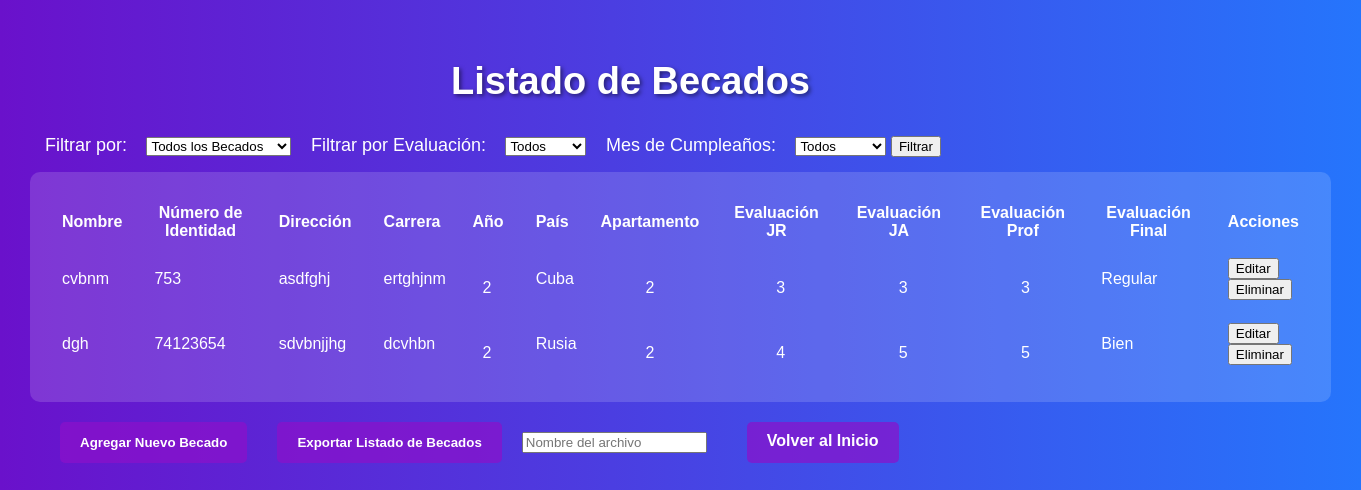
The page /add_becado/ (signed in) on the database as committed earlier.
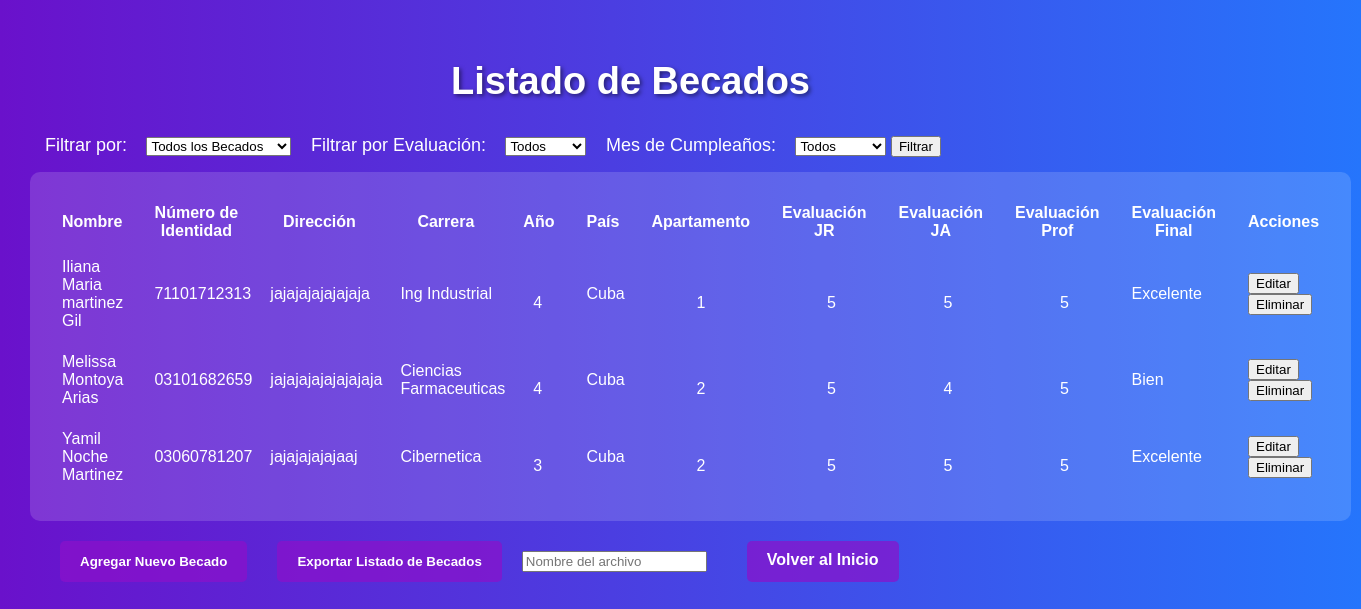
The same page on the database as committed later.
### residencia/models.py (models this page shows, shortened)
class Becado(models.Model):
    apartamento = models.ForeignKey(Apartamento, on_delete=models.CASCADE, related_name='becados')
    nombre = models.CharField(max_length=200, verbose_name="Nombre completo")
    numero_identidad = models.CharField(max_length=11, unique=True, verbose_name="Número de identidad")
    direccion_particular = models.TextField(verbose_name="Dirección Particular")  # Nuevo campo
    año = models.PositiveIntegerField(verbose_name="Año que cursa")
    carrera = models.CharField(max_length=100, verbose_name="Carrera")
    evaluacion_jefe_residencia = models.IntegerField(
        validators=[MinValueValidator(2), MaxValueValidator(5)],
        verbose_name="Evaluación del Jefe de Residencia"
    )
    evaluacion_jefe_apto = models.IntegerField(
        validators=[MinValueValidator(2), MaxValueValidator(5)],
        verbose_name="Evaluación del Jefe de Apartamento"
    )
    evaluacion_profesor = models.IntegerField(
        validators=[MinValueValidator(2), MaxValueValidator(5)],
        verbose_name="Evaluación del Profesor"
    )
    pais = models.CharField(max_length=100, verbose_name="País de Origen", default="Cuba")
    fecha_creacion = models.DateTimeField(auto_now_add=True)
    fecha_actualizacion = models.DateTimeField(auto_now=True)
    class Meta:
        verbose_name = "Becado"
        verbose_name_plural = "Becados"
        ordering = ['nombre']
    def promedio_evaluacion(self):
        return (self.evaluacion_jefe_residencia +
                self.evaluacion_jefe_apto +
                self.evaluacion_profesor) / 3
    def get_evaluacion_cualitativa(self):
        if (self.evaluacion_jefe_residencia == 2 or
            self.evaluacion_jefe_apto == 2 or
            self.evaluacion_profesor == 2):
            return "Mal"
        promedio = self.promedio_evaluacion()
        if (promedio > 4.75):
            return "Excelente"
        elif (4 <= promedio <= 4.75):
            return "Bien"
        elif (3 <= promedio < 4):
            return "Regular"
        else:
            return "Mal"

class Apartamento(models.Model):
    residencia = models.ForeignKey(Residencia, on_delete=models.CASCADE)
    numero = models.CharField(max_length=10, unique=True)  # Campo único
    cantidad_becados = models.IntegerField(default=0)
    capacidad = models.IntegerField()  # Nuevo campo
    jefe_apto = models.CharField(max_length=100)
    profesor_atiende = models.CharField(max_length=100)
    def __str__(self):
        return f"Apartamento {self.numero} - {self.residencia.nombre}"

### residencia_estudiantil/views.py (the view)
# urls.py: path('add_becado/', views.add_becado_view, name='add_becado'),
@login_required
def add_becado_view(request):
    filter_option = request.GET.get('filter_option', 'all')
    filter_country = request.GET.get('filter_country', '')
    evaluation_filter = request.GET.get('evaluation_filter', 'all')
    birthday_month = request.GET.get('birthday_month', '')
    if filter_option == 'foreign':
        becados = Becado.objects.exclude(pais='Cuba').order_by('nombre')
    elif filter_option == 'country' and filter_country:
        becados = Becado.objects.filter(pais__icontains=filter_country).order_by('nombre')
    else:
        becados = Becado.objects.all().order_by('nombre')
    if evaluation_filter != 'all':
        becados = [becado for becado in becados if becado.get_evaluacion_cualitativa() == evaluation_filter]
    if birthday_month:
        becados = [becado for becado in becados if becado.numero_identidad[2:4] == birthday_month]
    if request.method == 'POST':
        becado_id = request.POST.get('becado_id')
        if becado_id:
            becado = get_object_or_404(Becado, id=becado_id)
            form = BecadoForm(request.POST, instance=becado)
            if form.is_valid():
                form.save()
                messages.success(request, 'Becado editado exitosamente')
                return redirect('add_becado')
        else:
            form = BecadoForm(request.POST)
            if form.is_valid():
                try:
                    becado = form.save(commit=False)
                    apartamento = becado.apartamento
                    if apartamento.cantidad_becados < apartamento.capacidad:  # Comprobar capacidad disponible
                        apartamento.cantidad_becados += 1
                        apartamento.save()
                        becado.save()
                        messages.success(request, 'Becado agregado exitosamente')
                        return redirect('add_becado')
                    else:
                        messages.error(request, 'El apartamento no tiene capacidad disponible')
                except Exception as e:
                    messages.error(request, f'Error al guardar el becado: {str(e)}')
            else:
                messages.error(request, 'Por favor, corrija los errores en el formulario')
    else:
        form = BecadoForm()
    return render(request, 'add_becado.html', {'form': form, 'becados': becados, 'filter_option': filter_option, 'filter_country': filter_country, 'evaluation_filter': evaluation_filter, 'birthday_month': birthday_month})

### residencia/forms.py (shortened to what this page needs)
class BecadoForm(forms.ModelForm):
    class Meta:
        model = Becado
        fields = [
            'nombre',
            'numero_identidad',
            'direccion_particular',
            'carrera',
            'año',
            'apartamento',
            'pais',
            'evaluacion_jefe_residencia',
            'evaluacion_jefe_apto',
            'evaluacion_profesor'
        ]

### templates/add_becado.html (shortened to what this page needs)
<!DOCTYPE html>
<html>
<head>
    {% load static %}
    <link rel="stylesheet" type="text/css" href="{% static 'css/modal.css' %}">
    <link rel="stylesheet" type="text/css" href="{% static 'css/list_becados.css' %}">
</head>
<body>
    <h2 class="titulo">Listado de Becados</h2>
    <form method="GET" action="{% url 'add_becado' %}">
        <label class="filtros" for="filter_option">Filtrar por:</label>
        <select name="filter_option" id="filter_option" onchange="toggleCountryInput()">
            <option value="all" {% if filter_option == 'all' %}selected{% endif %}>Todos los Becados</option>
        </select>
        <label class="filtros" for="evaluation_filter">Filtrar por Evaluación:</label>
        <select name="evaluation_filter" id="evaluation_filter">
            <option value="all" {% if evaluation_filter == 'all' %}selected{% endif %}>Todos</option>
        </select>
        <label class="filtros" for="birthday_month">Mes de Cumpleaños:</label>
        <select name="birthday_month" id="birthday_month">
            <option value="" {% if birthday_month == '' %}selected{% endif %}>Todos</option>
        </select>
        <button type="submit">Filtrar</button>
    </form>
    <table class="tabla_becados">
        <thead>
            <tr>
                <th class="columnas">Nombre</th>
                <th class="columnas">Número de Identidad</th>
                <th class="columnas">Dirección</th>
                <th class="columnas">Carrera</th>
                <th class="columnas">Año</th>
                <th class="columnas">País</th>
                <th class="columnas">Apartamento</th>
                <th class="columnas">Evaluación JR</th>
                <th class="columnas">Evaluación JA</th>
                <th class="columnas">Evaluación Prof</th>
                <th class="columnas"> Evaluación Final</th>
                <th class="columnas">Acciones</th>
            </tr>
        </thead>
        <tbody>
            {% for becado in becados %}
            <tr>
                <td class="filas">{{ becado.nombre }}</td>
                <td class="filas">{{ becado.numero_identidad }}</td>
                <td class="filas">{{ becado.direccion_particular }}</td>
                <td class="filas">{{ becado.carrera }}</td>
                <td class="fila1">{{ becado.año }}</td>
                <td class="filas">{{ becado.pais }}</td>
                <td class="fila2">{{ becado.apartamento.numero }}</td>
                <td class="fila2">{{ becado.evaluacion_jefe_residencia }}</td>
                <td class="fila2">{{ becado.evaluacion_jefe_apto }}</td>
                <td class="fila2">{{ becado.evaluacion_profesor }}</td>
                <td class="filas">{{ becado.get_evaluacion_cualitativa }}</td>
                <td class="filas">
                    <button type="button"
                            class="edit-becado-btn"
                            data-becado-id="{{ becado.id }}">
                        Editar
                    </button>
                    <form method="POST" action="{% url 'delete_becado' becado.id %}">
                        <button type="submit" onclick="return confirm('¿Estás seguro de que deseas eliminar este becado?');">Eliminar</button>
                    </form>
                </td>
            </tr>
            {% endfor %}
        </tbody>
    </table>
    <div class="end">
    <button class="boton" id="addBecadoBtn">Agregar Nuevo Becado</button>
    <button class="boton" type="submit">Exportar Listado de Becados</button>
    <form class="extra" method="GET" action="{% url 'export_becados' %}">
        <input type="text" name="filename" placeholder="Nombre del archivo" required>
    </form>
    <a class="boton" href="{% url 'home' %}">Volver al Inicio</a>
    </div>
</body>
</html>

Rows that differ between the two databases and show on the page:
removed Becado: nombre "cvbnm", numero_identidad "753", direccion_particular "asdfghj", carrera "ertghjnm", año "2", pais "Cuba", apartamento.numero "2", evaluacion_jefe_residencia "3", evaluacion_jefe_apto "3", evaluacion_profesor "3", get_evaluacion_cualitativa "Regular"
removed Becado: nombre "dgh", numero_identidad "74123654", direccion_particular "sdvbnjjhg", carrera "dcvhbn", año "2", pais "Rusia", apartamento.numero "2", evaluacion_jefe_residencia "4", evaluacion_jefe_apto "5", evaluacion_profesor "5", get_evaluacion_cualitativa "Bien"
added Becado: nombre "Iliana Maria martinez Gil", numero_identidad "71101712313", direccion_particular "jajajajajajajaja", carrera "Ing Industrial", año "4", pais "Cuba", apartamento.numero "1", evaluacion_jefe_residencia "5", evaluacion_jefe_apto "5", evaluacion_profesor "5", get_evaluacion_cualitativa "Excelente"
added Becado: nombre "Melissa Montoya Arias", numero_identidad "03101682659", direccion_particular "jajajajajajajajaja", carrera "Ciencias Farmaceuticas", año "4", pais "Cuba", apartamento.numero "2", evaluacion_jefe_residencia "5", evaluacion_jefe_apto "4", evaluacion_profesor "5", get_evaluacion_cualitativa "Bien"
added Becado: nombre "Yamil Noche Martinez", numero_identidad "03060781207", direccion_particular "jajajajajajaaj", carrera "Cibernetica", año "3", pais "Cuba", apartamento.numero "2", evaluacion_jefe_residencia "5", evaluacion_jefe_apto "5", evaluacion_profesor "5", get_evaluacion_cualitativa "Excelente"
